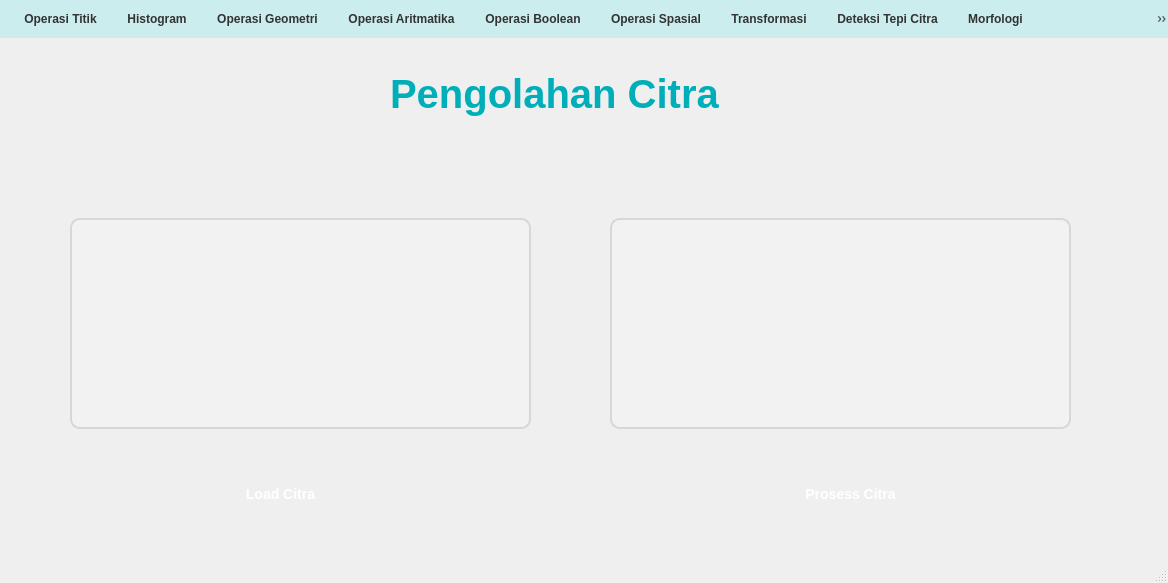
<?xml version="1.0" encoding="UTF-8"?>
<ui version="4.0">
 <class>MainWindow</class>
 <widget class="QMainWindow" name="MainWindow">
  <property name="geometry">
   <rect>
    <x>0</x>
    <y>0</y>
    <width>1168</width>
    <height>583</height>
   </rect>
  </property>
  <property name="windowTitle">
   <string>MainWindow</string>
  </property>
  <property name="styleSheet">
   <string notr="true">QWidget {
    background: qlineargradient(
        spread: pad,
        x1: 0, y1: 0, x2: 1, y2: 1,
        stop: 0 #CBEDEE, 
        stop: 1 #F3F2F3);
    color: #2E3A59;
    font-family: 'Masquerade', sans-serif;
}

</string>
  </property>
  <widget class="QWidget" name="centralwidget">
   <widget class="QPushButton" name="button_loadCitra">
    <property name="geometry">
     <rect>
      <x>200</x>
      <y>430</y>
      <width>161</width>
      <height>51</height>
     </rect>
    </property>
    <property name="styleSheet">
     <string notr="true">QPushButton {
    background: qlineargradient(
        spread: pad,
        x1: 0, y1: 0, x2: 1, y2: 1,
        stop: 0 #00AEB9, 
        stop: 1 #CBEDEE
    );
    color: white;
    font-size: 14px;
    font-weight: bold;
    border-radius: 8px;
    padding: 8px;
    border: none;
}

QPushButton:hover {
    background: #CBEDEE;
    color: #00AEB9;
    border: 2px solid #00AEB9;
}</string>
    </property>
    <property name="text">
     <string>Load Citra</string>
    </property>
   </widget>
   <widget class="QLabel" name="label">
    <property name="geometry">
     <rect>
      <x>70</x>
      <y>180</y>
      <width>461</width>
      <height>211</height>
     </rect>
    </property>
    <property name="styleSheet">
     <string notr="true">QLabel {
    background-color: #F3F2F3;
    border-radius: 10px;
    border: 2px solid #D7D7D6;
    padding: 5px;
    color: #333;
}</string>
    </property>
    <property name="frameShape">
     <enum>QFrame::Box</enum>
    </property>
    <property name="text">
     <string/>
    </property>
   </widget>
   <widget class="QPushButton" name="button_prosesCitra">
    <property name="geometry">
     <rect>
      <x>770</x>
      <y>430</y>
      <width>161</width>
      <height>51</height>
     </rect>
    </property>
    <property name="styleSheet">
     <string notr="true">QPushButton {
    background: qlineargradient(
        spread: pad,
        x1: 0, y1: 0, x2: 1, y2: 1,
        stop: 0 #00AEB9, 
        stop: 1 #CBEDEE
    );
    color: white;
    font-size: 14px;
    font-weight: bold;
    border-radius: 8px;
    padding: 8px;
    border: none;
}

QPushButton:hover {
    background: #CBEDEE;
    color: #00AEB9;
    border: 2px solid #00AEB9;
}</string>
    </property>
    <property name="text">
     <string>Prosess Citra</string>
    </property>
   </widget>
   <widget class="QLabel" name="label_2">
    <property name="geometry">
     <rect>
      <x>610</x>
      <y>180</y>
      <width>461</width>
      <height>211</height>
     </rect>
    </property>
    <property name="styleSheet">
     <string notr="true">QLabel {
    background-color: #F3F2F3;
    border-radius: 10px;
    border: 2px solid #D7D7D6;
    padding: 5px;
    color: #333;
}</string>
    </property>
    <property name="frameShape">
     <enum>QFrame::Box</enum>
    </property>
    <property name="text">
     <string/>
    </property>
   </widget>
   <widget class="QLabel" name="Judul">
    <property name="geometry">
     <rect>
      <x>390</x>
      <y>20</y>
      <width>351</width>
      <height>71</height>
     </rect>
    </property>
    <property name="layoutDirection">
     <enum>Qt::LeftToRight</enum>
    </property>
    <property name="styleSheet">
     <string notr="true">QLabel#Judul {
    font-size: 40px;
    font-weight: bold;
    color: #00AEB9;
    background: none;
}</string>
    </property>
    <property name="text">
     <string>Pengolahan Citra</string>
    </property>
   </widget>
  </widget>
  <widget class="QMenuBar" name="menubar">
   <property name="geometry">
    <rect>
     <x>0</x>
     <y>0</y>
     <width>1168</width>
     <height>39</height>
    </rect>
   </property>
   <property name="styleSheet">
    <string notr="true">QMenuBar {
    background-color: #CBEDEE; /* Warna biru soft yang calming */
    color: #333; /* Warna teks yang tetap kontras */
    padding: 6px;
    font-weight: bold;
}

QMenuBar::item {
    background: transparent;
    padding: 6px 12px;
    border-radius: 5px;
}

QMenuBar::item:selected {
    background-color: #00AEB9; /* Biru teal untuk efek hover */
    color: white; /* Teks tetap terlihat jelas */
}

QMenuBar::item:pressed {
    background-color: #D7D7D6; /* Abu-abu soft untuk efek klik */
    color: #333;
}
</string>
   </property>
   <widget class="QMenu" name="menuOperasi_Titik">
    <property name="styleSheet">
     <string notr="true">QMenu {
    background-color: #CBEDEE; 
    border: 2px solid #D7D7D6; 
    padding: 6px;
    border-radius: 8px; 
}

QMenu::item {
    background-color: transparent;
    color: #333; 
    padding: 6px 12px;
    border-radius: 5px;
}

QMenu::item:selected {
    background-color: #00AEB9; 
    color: white; 
}

QMenu::item:pressed {
    background-color: #D7D7D6; 
    color: #333;
}

</string>
    </property>
    <property name="title">
     <string>Operasi Titik</string>
    </property>
    <addaction name="actionOperasi_Pencerahan"/>
    <addaction name="actionSimple_Contrast"/>
    <addaction name="actionContrast_Stretching"/>
    <addaction name="actionNegative"/>
    <addaction name="actionBiner"/>
   </widget>
   <widget class="QMenu" name="menuHistogram">
    <property name="title">
     <string>Histogram</string>
    </property>
    <addaction name="actionHistogram_Grayscale"/>
    <addaction name="actionHistogram_RGB"/>
    <addaction name="actionHistogram_Equalization"/>
   </widget>
   <widget class="QMenu" name="menuOperasi_Geometri">
    <property name="title">
     <string>Operasi Geometri</string>
    </property>
    <widget class="QMenu" name="menuRotasi">
     <property name="title">
      <string>Rotasi</string>
     </property>
     <addaction name="action_45_Derajat"/>
     <addaction name="action40_Derajat"/>
     <addaction name="action_90_Derajat"/>
     <addaction name="action90_Derajat"/>
     <addaction name="action180_Derajat"/>
    </widget>
    <widget class="QMenu" name="menuResize">
     <property name="title">
      <string>Resize</string>
     </property>
     <widget class="QMenu" name="menuZoom_In">
      <property name="title">
       <string>Zoom In</string>
      </property>
      <addaction name="action2X"/>
      <addaction name="action3X"/>
      <addaction name="action4X"/>
     </widget>
     <widget class="QMenu" name="menuZoom_Out">
      <property name="title">
       <string>Zoom Out</string>
      </property>
      <addaction name="action1_2"/>
      <addaction name="action1_4"/>
      <addaction name="action3_4"/>
     </widget>
     <addaction name="menuZoom_In"/>
     <addaction name="menuZoom_Out"/>
    </widget>
    <addaction name="actionTranslasi"/>
    <addaction name="menuRotasi"/>
    <addaction name="actionTranspose"/>
    <addaction name="menuResize"/>
    <addaction name="actionCrop"/>
   </widget>
   <widget class="QMenu" name="menuOperasi_Aritmatika">
    <property name="title">
     <string>Operasi Aritmatika</string>
    </property>
    <addaction name="actionTambah_dan_Kurang"/>
   </widget>
   <widget class="QMenu" name="menuOperasi_Boolean">
    <property name="title">
     <string>Operasi Boolean</string>
    </property>
    <addaction name="actionOperasi_AND"/>
    <addaction name="actionOperasi_OR"/>
    <addaction name="actionOperasi_XOR"/>
   </widget>
   <widget class="QMenu" name="menuOperasi_Spasial">
    <property name="title">
     <string>Operasi Spasial</string>
    </property>
    <widget class="QMenu" name="menuKonvolusi">
     <property name="title">
      <string>Konvolusi</string>
     </property>
     <addaction name="actionKernel1"/>
     <addaction name="actionKernel2"/>
    </widget>
    <widget class="QMenu" name="menuSharp">
     <property name="title">
      <string>Sharp</string>
     </property>
     <addaction name="actionSharp_I"/>
     <addaction name="actionSharp_II"/>
     <addaction name="actionSharp_III"/>
     <addaction name="actionSharp_IV"/>
     <addaction name="actionSharp_V"/>
     <addaction name="actionSharp_VI"/>
     <addaction name="actionSharp_Laplace"/>
    </widget>
    <addaction name="menuKonvolusi"/>
    <addaction name="actionMean"/>
    <addaction name="actionMean_2x2"/>
    <addaction name="actionGaussian"/>
    <addaction name="menuSharp"/>
    <addaction name="actionMedian"/>
    <addaction name="actionMax_Filter"/>
    <addaction name="actionMin_Filter"/>
   </widget>
   <widget class="QMenu" name="menuTransformasi">
    <property name="title">
     <string>Transformasi</string>
    </property>
    <addaction name="actionDFT_Smoothing_Image"/>
    <addaction name="actionDFT_Smoothing_Image_Tepi"/>
   </widget>
   <widget class="QMenu" name="menuDeteksi_Tepi_Citra">
    <property name="title">
     <string>Deteksi Tepi Citra</string>
    </property>
    <addaction name="actionDeteksi_Tepi"/>
    <addaction name="actionPrewitt"/>
    <addaction name="actionRobert"/>
    <addaction name="actionCanny"/>
   </widget>
   <widget class="QMenu" name="menuMorfologi">
    <property name="title">
     <string>Morfologi</string>
    </property>
    <addaction name="actionDelasi"/>
    <addaction name="actionOpening"/>
    <addaction name="actionClosing"/>
    <addaction name="actionErosi"/>
    <addaction name="actionSkeletonizing"/>
   </widget>
   <widget class="QMenu" name="menuGlobal_Tresholding">
    <property name="title">
     <string>Global Tresholding</string>
    </property>
    <addaction name="actionBinary"/>
    <addaction name="actionBinary_Inverse"/>
    <addaction name="actionTrunc"/>
    <addaction name="actionTo_Zero"/>
    <addaction name="actionTo_Zero_Inverse"/>
   </widget>
   <widget class="QMenu" name="menuLocal_Tresholding">
    <property name="title">
     <string>Local Tresholding</string>
    </property>
    <addaction name="actionOtsu"/>
    <addaction name="actionMeanT"/>
    <addaction name="actionGaussianT"/>
    <addaction name="actionCountour"/>
   </widget>
   <widget class="QMenu" name="menuProcesing">
    <property name="title">
     <string>Processing</string>
    </property>
    <addaction name="actionTracking"/>
    <addaction name="actionPicker"/>
   </widget>
   <widget class="QMenu" name="menuCaseCade">
    <property name="title">
     <string>CaseCade</string>
    </property>
    <addaction name="actionObject_Detection"/>
    <addaction name="actionHistogram_Of_Gradien"/>
    <addaction name="actionHistogram_Of_Gradien_Jalan"/>
    <addaction name="actionHaarCaseCade_Face_And_Eye"/>
    <addaction name="actionHaarCaseCade_Pedestrian_Detection"/>
    <addaction name="actionCircle_Hough_Transform"/>
   </widget>
   <widget class="QMenu" name="menuFacial_Detection">
    <property name="title">
     <string>Face Detection</string>
    </property>
    <addaction name="actionFacial_Landmark"/>
    <addaction name="actionSwap_Face"/>
    <addaction name="actionSwap_Face_Real_Time"/>
    <addaction name="actionYawn_Detection"/>
   </widget>
   <addaction name="menuOperasi_Titik"/>
   <addaction name="menuHistogram"/>
   <addaction name="menuOperasi_Geometri"/>
   <addaction name="menuOperasi_Aritmatika"/>
   <addaction name="menuOperasi_Boolean"/>
   <addaction name="menuOperasi_Spasial"/>
   <addaction name="menuTransformasi"/>
   <addaction name="menuDeteksi_Tepi_Citra"/>
   <addaction name="menuMorfologi"/>
   <addaction name="menuGlobal_Tresholding"/>
   <addaction name="menuLocal_Tresholding"/>
   <addaction name="menuProcesing"/>
   <addaction name="menuCaseCade"/>
   <addaction name="menuFacial_Detection"/>
  </widget>
  <widget class="QStatusBar" name="statusbar"/>
  <action name="actionOperasi_Pencerahan">
   <property name="checkable">
    <bool>true</bool>
   </property>
   <property name="text">
    <string>Operasi Pencerahan</string>
   </property>
  </action>
  <action name="actionSimple_Contrast">
   <property name="checkable">
    <bool>true</bool>
   </property>
   <property name="text">
    <string>Simple Contrast</string>
   </property>
  </action>
  <action name="actionContrast_Stretching">
   <property name="checkable">
    <bool>true</bool>
   </property>
   <property name="text">
    <string>Contrast Stretching</string>
   </property>
  </action>
  <action name="actionNegative">
   <property name="checkable">
    <bool>true</bool>
   </property>
   <property name="text">
    <string>Negative</string>
   </property>
  </action>
  <action name="actionBiner">
   <property name="checkable">
    <bool>true</bool>
   </property>
   <property name="text">
    <string>Biner</string>
   </property>
  </action>
  <action name="actionHistogram_Grayscale">
   <property name="text">
    <string>Histogram Grayscale</string>
   </property>
  </action>
  <action name="actionHistogram_RGB">
   <property name="text">
    <string>Histogram RGB</string>
   </property>
  </action>
  <action name="actionHistogram_Equalization">
   <property name="text">
    <string>Histogram Equalization</string>
   </property>
  </action>
  <action name="actionTranslasi">
   <property name="text">
    <string>Translasi</string>
   </property>
  </action>
  <action name="action90_Derajat">
   <property name="text">
    <string>90 Derajat</string>
   </property>
  </action>
  <action name="action_45_Derajat">
   <property name="text">
    <string>-45 Derajat</string>
   </property>
  </action>
  <action name="action40_Derajat">
   <property name="text">
    <string>40 Derajat</string>
   </property>
  </action>
  <action name="action_90_Derajat">
   <property name="text">
    <string>-90 Derajat</string>
   </property>
  </action>
  <action name="action180_Derajat">
   <property name="text">
    <string>180 Derajat</string>
   </property>
  </action>
  <action name="actionTranspose">
   <property name="text">
    <string>Transpose</string>
   </property>
  </action>
  <action name="action2X">
   <property name="text">
    <string>2X</string>
   </property>
  </action>
  <action name="action3X">
   <property name="text">
    <string>3X</string>
   </property>
  </action>
  <action name="action4X">
   <property name="text">
    <string>4X</string>
   </property>
  </action>
  <action name="action1_2">
   <property name="text">
    <string>1/2</string>
   </property>
  </action>
  <action name="action1_4">
   <property name="text">
    <string>1/4</string>
   </property>
  </action>
  <action name="action3_4">
   <property name="text">
    <string>3/4</string>
   </property>
  </action>
  <action name="actionCrop">
   <property name="text">
    <string>Crop</string>
   </property>
  </action>
  <action name="actionTambah_dan_Kurang">
   <property name="text">
    <string>Tambah dan Kurang</string>
   </property>
  </action>
  <action name="actionOperasi_AND">
   <property name="text">
    <string>Operasi AND</string>
   </property>
  </action>
  <action name="actionOperasi_OR">
   <property name="text">
    <string>Operasi OR</string>
   </property>
  </action>
  <action name="actionOperasi_XOR">
   <property name="text">
    <string>Operasi XOR</string>
   </property>
  </action>
  <action name="actionKernel1">
   <property name="text">
    <string>Kernel1</string>
   </property>
  </action>
  <action name="actionKernel2">
   <property name="text">
    <string>Kernel2</string>
   </property>
  </action>
  <action name="actionMean">
   <property name="text">
    <string>Mean</string>
   </property>
  </action>
  <action name="actionGaussian">
   <property name="text">
    <string>Gaussian</string>
   </property>
  </action>
  <action name="actionMedian">
   <property name="text">
    <string>Median</string>
   </property>
  </action>
  <action name="actionMax_Filter">
   <property name="text">
    <string>Max Filter</string>
   </property>
  </action>
  <action name="actionMin_Filter">
   <property name="text">
    <string>Min Filter</string>
   </property>
  </action>
  <action name="actionMean_2x2">
   <property name="text">
    <string>Mean 2x2</string>
   </property>
  </action>
  <action name="actionSharp_I">
   <property name="text">
    <string>Sharp I</string>
   </property>
  </action>
  <action name="actionSharp_II">
   <property name="text">
    <string>Sharp II</string>
   </property>
  </action>
  <action name="actionSharp_III">
   <property name="text">
    <string>Sharp III</string>
   </property>
  </action>
  <action name="actionSharp_IV">
   <property name="text">
    <string>Sharp IV</string>
   </property>
  </action>
  <action name="actionSharp_V">
   <property name="text">
    <string>Sharp V</string>
   </property>
  </action>
  <action name="actionSharp_VI">
   <property name="text">
    <string>Sharp VI</string>
   </property>
  </action>
  <action name="actionSharp_Laplace">
   <property name="text">
    <string>Sharp Laplace</string>
   </property>
  </action>
  <action name="actionDFT_Smoothing_Image">
   <property name="text">
    <string>DFT Smoothing Image</string>
   </property>
  </action>
  <action name="actionDFT_Smoothing_Image_Tepi">
   <property name="text">
    <string>DFT Smoothing Image Tepi</string>
   </property>
  </action>
  <action name="actionDeteksi_Tepi">
   <property name="text">
    <string>Deteksi Tepi</string>
   </property>
  </action>
  <action name="actionPrewitt">
   <property name="text">
    <string>Prewitt</string>
   </property>
  </action>
  <action name="actionRobert">
   <property name="text">
    <string>Robert</string>
   </property>
  </action>
  <action name="actionCanny">
   <property name="text">
    <string>Canny</string>
   </property>
  </action>
  <action name="actionDelasi">
   <property name="text">
    <string>Delasi</string>
   </property>
  </action>
  <action name="actionOpening">
   <property name="text">
    <string>Opening</string>
   </property>
  </action>
  <action name="actionClosing">
   <property name="text">
    <string>Closing</string>
   </property>
  </action>
  <action name="actionErosi">
   <property name="text">
    <string>Erosi</string>
   </property>
  </action>
  <action name="actionSkeletonizing">
   <property name="text">
    <string>Skeletonizing</string>
   </property>
  </action>
  <action name="actionBinary">
   <property name="text">
    <string>Binary</string>
   </property>
  </action>
  <action name="actionBinary_Inverse">
   <property name="text">
    <string>Binary Inverse</string>
   </property>
  </action>
  <action name="actionTrunc">
   <property name="text">
    <string>Trunc</string>
   </property>
  </action>
  <action name="actionTo_Zero">
   <property name="text">
    <string>To Zero</string>
   </property>
  </action>
  <action name="actionTo_Zero_Inverse">
   <property name="text">
    <string>To Zero Inverse</string>
   </property>
  </action>
  <action name="actionOtsu">
   <property name="text">
    <string>Otsu</string>
   </property>
  </action>
  <action name="actionMeanT">
   <property name="text">
    <string>MeanT</string>
   </property>
  </action>
  <action name="actionGaussianT">
   <property name="text">
    <string>GaussianT</string>
   </property>
  </action>
  <action name="actionCountour">
   <property name="text">
    <string>Countour</string>
   </property>
  </action>
  <action name="actionTracking">
   <property name="text">
    <string>Tracking</string>
   </property>
  </action>
  <action name="actionPicker">
   <property name="text">
    <string>Picker</string>
   </property>
  </action>
  <action name="actionObject_Detection">
   <property name="text">
    <string>Object Detection</string>
   </property>
  </action>
  <action name="actionHistogram_Of_Gradien">
   <property name="text">
    <string>Histogram Of Gradien</string>
   </property>
  </action>
  <action name="actionHistogram_Of_Gradien_Jalan">
   <property name="text">
    <string>Histogram Of Gradien Jalan</string>
   </property>
  </action>
  <action name="actionHaarCaseCade_Face_And_Eye">
   <property name="text">
    <string>HaarCaseCade Face And Eye</string>
   </property>
  </action>
  <action name="actionHaarCaseCade_Pedestrian_Detection">
   <property name="text">
    <string>HaarCaseCade Pedestrian Detection</string>
   </property>
  </action>
  <action name="actionCircle_Hough_Transform">
   <property name="text">
    <string>Circle Hough Transform</string>
   </property>
  </action>
  <action name="actionFacial_Landmark">
   <property name="text">
    <string>Facial Landmark</string>
   </property>
  </action>
  <action name="actionSwap_Face">
   <property name="text">
    <string>Swap Face</string>
   </property>
  </action>
  <action name="actionSwap_Face_Real_Time">
   <property name="text">
    <string>Swap Face Real Time</string>
   </property>
  </action>
  <action name="actionYawn_Detection">
   <property name="text">
    <string>Yawn Detection</string>
   </property>
  </action>
 </widget>
 <resources/>
 <connections/>
</ui>
